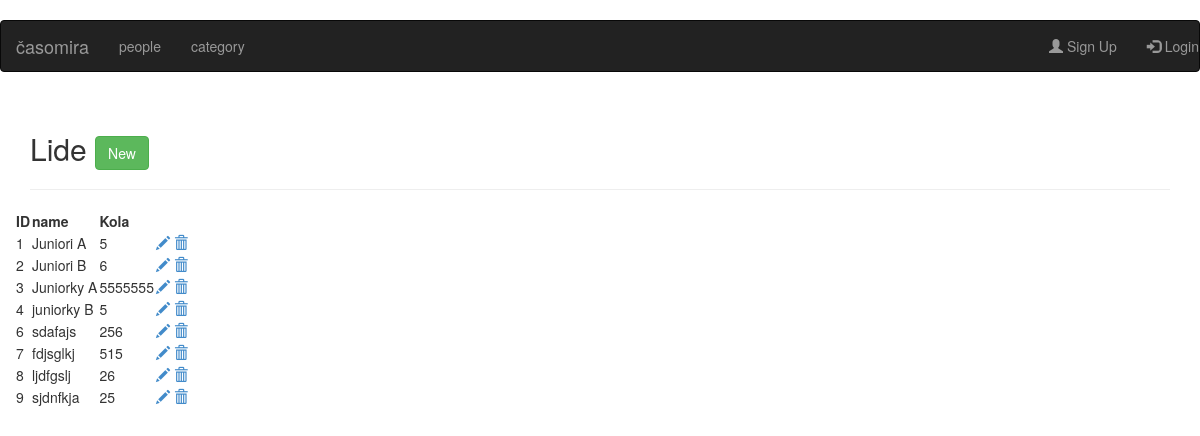
The page /category on the database its author committed.
### tables this page shows
CREATE TABLE category (
  id integer primary key autoincrement,
  name VARCHAR not null,
  laps INTEGER
);

### main.py (the view)
@app.route('/category')
def category_show():
    cur = g.db.execute('SELECT * FROM category')
    categorys = [dict(id=row[0], name=row[1],laps=row[2]) for row in cur.fetchall()]
    return render_template('category_show.html', categorys=categorys)

### main.py (called while the page is built)
def connect_db():
    return sqlite3.connect(app.config['DATABASE'])

@app.before_request
def before_request():
    g.db = connect_db()

@app.teardown_request
def teardown_request(exception):
    db = getattr(g, 'db', None)
    if db is not None:
        db.close()

### templates/category_show.html (shortened to what this page needs)
{% extends "layout.html" %}
{% block title %}
  <h2>Lide <a href="{{ url_for('category_add') }}" class="btn btn-success">New</a></h2>
{% endblock %}
{% block body %}
  <div class="row">
      <table id="table_category" class="display">
        <thead>
            <tr>
                <th>ID</th>
                <th>name</th>
                <th>Kola</th>
                <th></th>
            </tr>
        </thead>
        <tbody>
        {% for category in categorys %}
        <tr>
            <td>{{ category['id'] }}</td>
            <td>{{ category['name'] }}</td>
            <td>{{ category['laps'] }}</td>
            <td>
                 <div class="pull-right">
                  <a href="{{ url_for('category_edit', category_id=category['id']) }}"><span class="glyphicon glyphicon-pencil"></span></a>
                  <a href="{{ url_for('category_delete', category_id=category['id']) }}" onClick="return confirm_delete('{{ category['name'] }}');"><span class="glyphicon glyphicon-trash"></span></a>
                 </div>
            </td>
        </tr>
        {% endfor %}
    </tbody>
</table>
  </div>
{% endblock body %}

### static/css/style.css (style rules this page uses)
body { padding: 20px 0px; }

### rows shown on the page
category: id "1", name "Juniori A", laps "5"
category: id "2", name "Juniori B", laps "6"
category: id "3", name "Juniorky A", laps "5555555"
category: id "4", name "juniorky B", laps "5"
category: id "6", name "sdafajs", laps "256"
category: id "7", name "fdjsglkj", laps "515"
category: id "8", name "ljdfgslj", laps "26"
category: id "9", name "sjdnfkja", laps "25"
